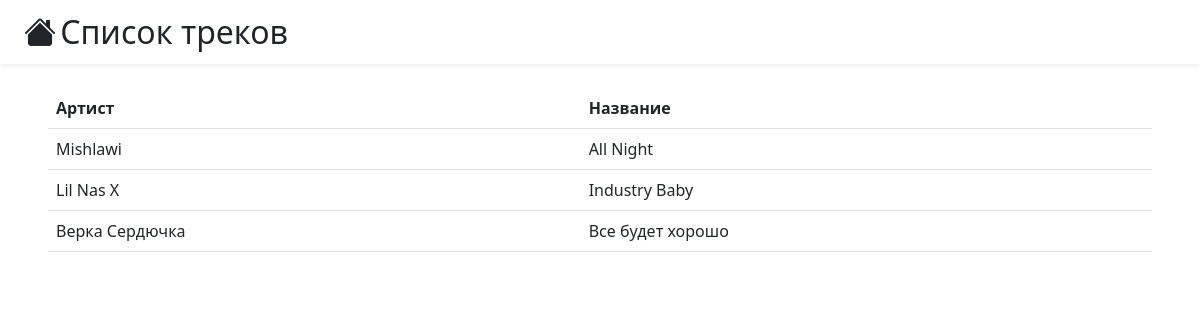
Before: /tracks/ with the older database file.
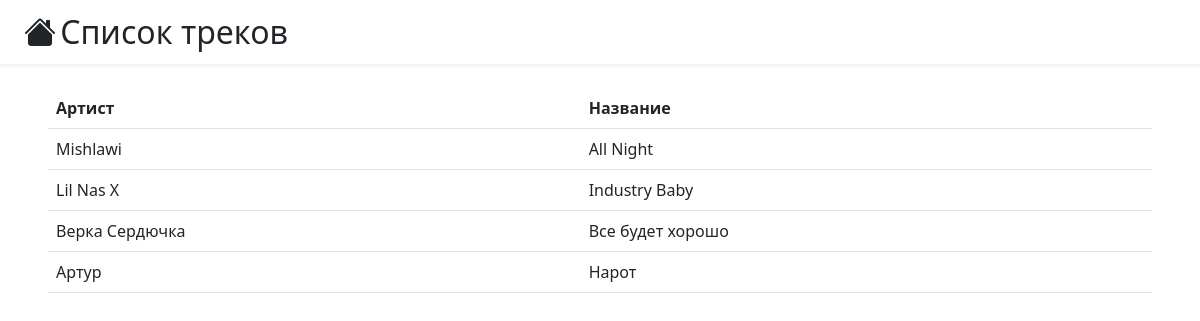
After: the same page with the newer database file.
### dance_db_app/models.py (models this page shows, shortened)
class Track(models.Model):
    title = models.CharField(max_length=256)
    duration = models.IntegerField()
    artist = models.ForeignKey(Artist, on_delete=models.CASCADE)

class Artist(models.Model):
    name = models.CharField(max_length=256)
    country = models.CharField(max_length=100)
    birthday = models.DateField()

### dance_db_app/views.py (the view)
# urls.py: path('tracks/', views.view_tracks, name="view_all_tracks"),
def view_tracks(request):
    template = loader.get_template('dance_db_app/tracks.html')
    context = {
        'tracks': Track.objects.all()
    }
    return HttpResponse(template.render(context, request))

### dance_db_app/templates/dance_db_app/tracks.html
{% extends 'dance_db_app/blocks/page_base.html' %}
{% block page_title %}Список треков{% endblock page_title %}
{% block page_content %}
<table class="table table-hover">
    <tr>
        <th>Артист</th>
        <th>Название</th>
    </tr>
    {% for track in tracks %}
    <tr style="cursor: pointer" onclick="window.location='{% url 'view_track' track.pk %}'">
        <td>{{track.artist.name}}</td>
        <td>{{track.title}}</td>
    </tr>
    {% endfor %}
</table>
{% endblock page_content %}

Changed rows visible on the page:
added Track: artist.name "Артур", title "Нарот"
